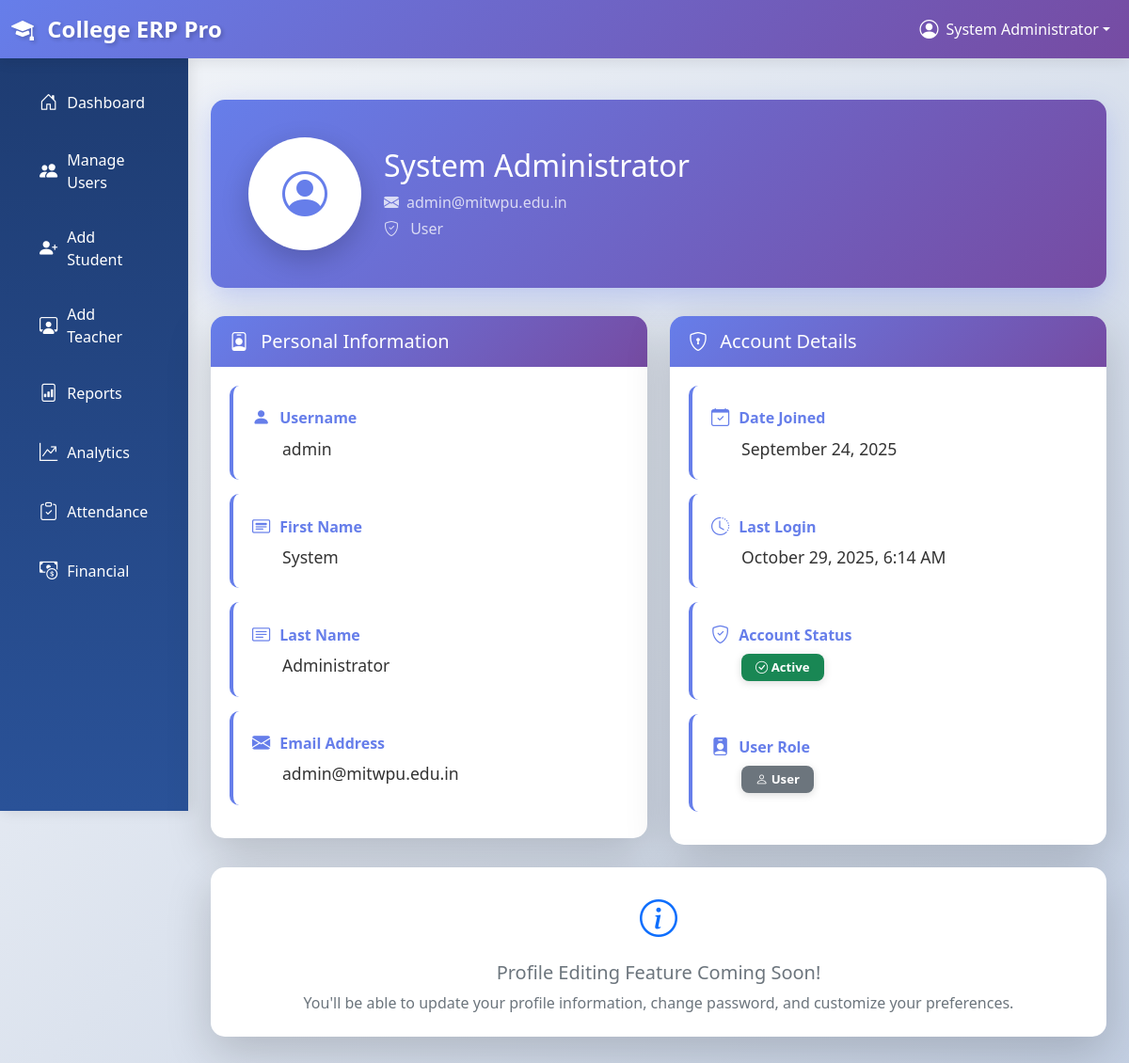
The page /accounts/profile/ (signed in) on the database as committed earlier.
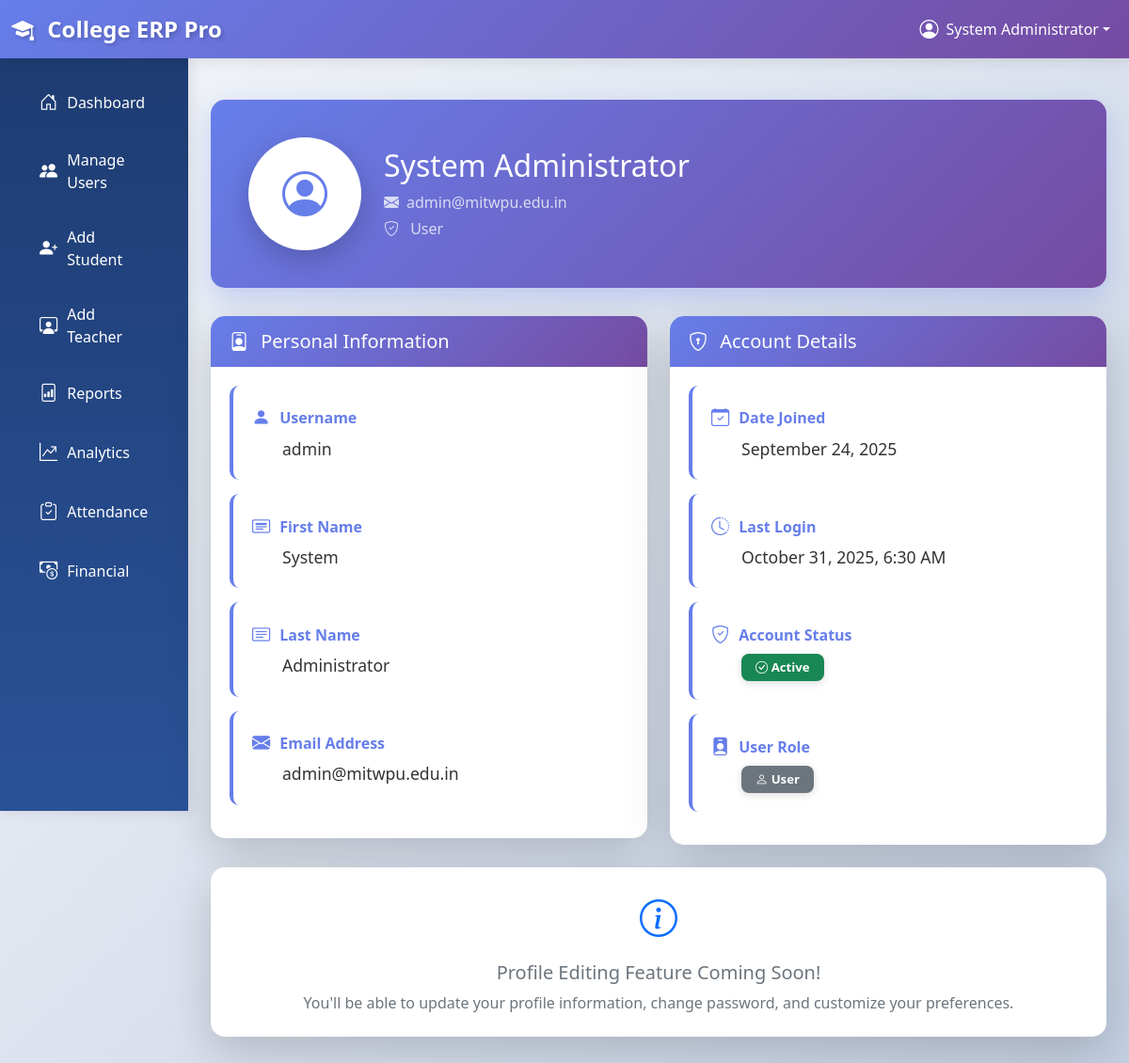
The same page on the database as committed later.
### accounts/models.py (models this page shows, shortened)
class User(AbstractUser):
    USER_TYPE_CHOICES = (
        ('student', 'Student'),
        ('teacher', 'Teacher'),
        ('admin', 'Administrator'),
    )
    user_type = models.CharField(max_length=10, choices=USER_TYPE_CHOICES)
    phone_regex = RegexValidator(
        regex=r'^\+?1?\d{9,15}$',
        message="Phone number must be entered in the format: '+999999999'. Up to 15 digits allowed."
    )
    phone_number = models.CharField(validators=[phone_regex], max_length=17, blank=True)
    address = models.TextField(blank=True)
    date_of_birth = models.DateField(null=True, blank=True)
    profile_picture = models.ImageField(upload_to='profile_pics/', null=True, blank=True)
    created_at = models.DateTimeField(auto_now_add=True)
    updated_at = models.DateTimeField(auto_now=True)
    @property
    def is_student(self):
        return self.user_type == 'student'
    @property
    def is_teacher(self):
        return self.user_type == 'teacher'
    @property
    def is_admin(self):
        return self.user_type == 'admin'

### accounts/views.py (the view)
# urls.py: path('profile/', views.profile_view, name='profile'),
@login_required
def profile_view(request):
    return render(request, 'accounts/profile.html', {'user': request.user})

### college_erp/context_processors.py (called while the page is built)
def global_context(request):
    context = {
        'all_departments': Department.objects.all().order_by('name'),
    }
    return context

### templates/accounts/profile.html (shortened to what the changed rows need)
{% extends 'base.html' %}
{% block content %}
<div class="py-4">
    <div class="profile-header">
        <div class="row align-items-center">
            <div class="col">
                <h1 class="h2 mb-2">{{ user.get_full_name|default:user.username }}</h1>
                <p class="mb-1 opacity-75">
                    <i class="bi bi-envelope-fill me-2"></i>{{ user.email|default:"No email set" }}
                </p>
                <p class="mb-0 opacity-75">
                    <i class="bi bi-shield-check me-2"></i>
                    {% if user.is_superuser %}
                        Administrator
                    {% elif user.is_staff %}
                        Staff Member
                    {% elif user.is_student %}
                        Student
                    {% elif user.is_teacher %}
                        Teacher
                    {% else %}
                        User
                    {% endif %}
                </p>
            </div>
        </div>
    </div>
    <div class="row">
        <div class="col-lg-6">
            <div class="card shadow-lg hover-lift mb-4">
                <div class="card-body">
                    <div class="info-group">
                        <div class="info-label">
                            <i class="bi bi-person-fill"></i>
                            Username
                        </div>
                        <div class="info-value">{{ user.username }}</div>
                    </div>
                    <div class="info-group">
                        <div class="info-label">
                            <i class="bi bi-card-heading"></i>
                            First Name
                        </div>
                        <div class="info-value">{{ user.first_name|default:"Not set" }}</div>
                    </div>
                    <div class="info-group">
                        <div class="info-label">
                            <i class="bi bi-card-text"></i>
                            Last Name
                        </div>
                        <div class="info-value">{{ user.last_name|default:"Not set" }}</div>
                    </div>
                    <div class="info-group">
                        <div class="info-label">
                            <i class="bi bi-envelope-fill"></i>
                            Email Address
                        </div>
                        <div class="info-value">{{ user.email|default:"Not set" }}</div>
                    </div>
                </div>
            </div>
        </div>
        <div class="col-lg-6">
            <div class="card shadow-lg hover-lift mb-4">
                <div class="card-body">
                    <div class="info-group">
                        <div class="info-label">
                            <i class="bi bi-calendar-check"></i>
                            Date Joined
                        </div>
                        <div class="info-value">{{ user.date_joined|date:"F d, Y" }}</div>
                    </div>
                    <div class="info-group">
                        <div class="info-label">
                            <i class="bi bi-clock-history"></i>
                            Last Login
                        </div>
                        <div class="info-value">{{ user.last_login|date:"F d, Y, g:i A"|default:"Never" }}</div>
                    </div>
                </div>
            </div>
        </div>
    </div>
</div>
{% endblock %}

### templates/base.html (shortened to what the changed rows need)
<!DOCTYPE html>
<html lang="en">
<head>
    <link href="https://cdn.jsdelivr.net/npm/bootstrap@5.1.3/dist/css/bootstrap.min.css" rel="stylesheet">
    <link rel="stylesheet" href="https://cdn.jsdelivr.net/npm/bootstrap-icons@1.7.2/font/bootstrap-icons.css">
    {% load static %}
    <link rel="stylesheet" href="{% static 'css/custom-animations.css' %}">
</head>
<body>
    <nav class="navbar navbar-expand-lg navbar-dark bg-primary sticky-top">
        <div class="container-fluid">
            {% if user.is_authenticated %}
                <div class="navbar-nav ms-auto">
                    <div class="nav-item dropdown">
                        <a class="nav-link dropdown-toggle text-white d-flex align-items-center"
                           href="#"
                           id="navbarDropdown"
                           role="button"
                           data-bs-toggle="dropdown"
                           aria-expanded="false">
                            <i class="bi bi-person-circle fs-5 me-2"></i>
                            <span class="d-none d-md-inline">{{ user.get_full_name|default:user.username }}</span>
                        </a>
                    </div>
                </div>
            {% endif %}
        </div>
    </nav>
    <div class="container-fluid">
        <div class="row">
            <main class="col-md-9 ms-sm-auto col-lg-10 px-md-4 main-content">
                {% block content %}
                {% endblock %}
            </main>
        </div>
    </div>
</body>
</html>

Rows that differ between the two databases and show on the page:
changed User "System Administrator": last_login "October 29, 2025, 6:14 AM" → "October 31, 2025, 6:30 AM"
